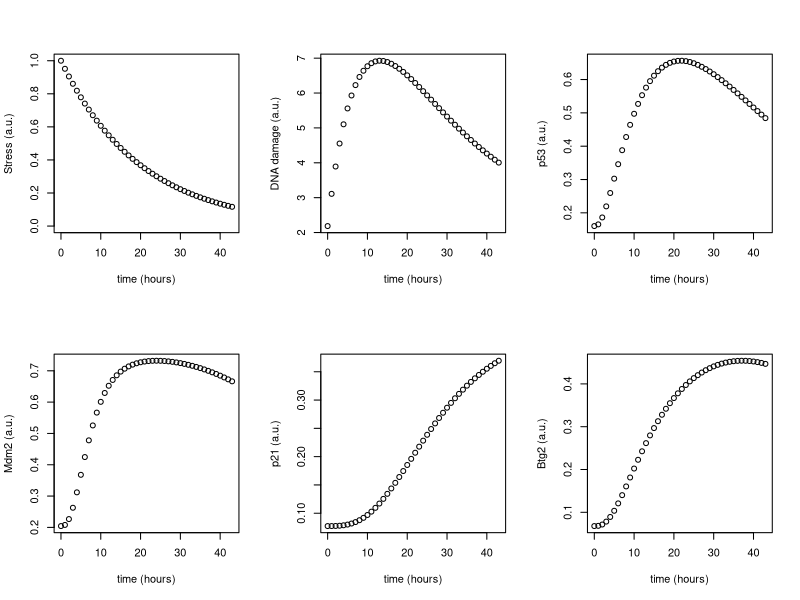

This figure's R source:
## LACDR model for DNA damage response (DDR)
## Created by Muriel Heldring and made available for BOO 2020
## Date: 02/04/2020
##
## This model contains 6 state variables, namely 
## - DNA damage (DD)
## - p53 (P53)
## - phosphorylated p53 (P53P)
## - MDM2 (MDM2)
## - p21 (P21)
## - BTG2 (BTG2)

# First load the deSolve package. If this gives an error, you probably need 
# to install it first with install.packages("deSolve")
library('deSolve')

### SECTION I: Build the model and assign the parameter values ###

# Function that defines the ddr model including the stress input function
ddr <- function(t, inistate, parameters) {
  with(as.list(c(inistate, parameters)), {

    dS = -time_constant1 * S
    dDD  = ks_dd - kd_dd * DD + S
    dP53  = ks_p53 + dephos * P53P - phos * P53 * DD - kd_p53 * P53 - kd_p53_by_mdm2 * MDM2 * P53
    dP53P  = phos * P53 * DD - dephos * P53P - kd_p53p * P53P - kd_p53p_by_mdm2 * MDM2 * P53P
    dMDM2 = ks_mdm2 + (ks_mdm2_by_p53p * P53P**n) / (Km_mdm2**n + P53P**n) - kd_mdm2 * MDM2
    dP21  = ks_p21 + (ks_p21_by_p53p * P53P**n) / (Km_p21**n + P53P**n) - kd_p21 * P21
    dBTG2  = ks_btg2 + (ks_btg2_by_p53p * P53P**n) / (Km_btg2**n + P53P**n) - kd_btg2 * BTG2
    
    list(c(dS, dDD, dP53, dP53P, dMDM2, dP21, dBTG2))
  })
}

# Make a function that defines the parameters and 
# runs the ddr model with those parameters
ddrdose <- function(stress, tspan){
  if(1){
    pars.nostim = c(
      n=4,
      
      kd_dd = 0.108945157293661,
      dephos = 0.000468314849407653,
      kd_p53p = 0.165615829117503,
      kd_p53 = 1.4870247593958,
      kd_p53_by_mdm2 = 0.00441226604226379,
      kd_p53p_by_mdm2 = 0.000596158383212953,
      ks_mdm2 = 0.0458064479399243,
      ks_mdm2_by_p53p = 0.0201354678741032,
      ks_p21 = 0.000253113187517087,
      ks_p21_by_p53p = 99.4038034299917,
      Km_mdm2 = 0.174281399509842,
      Km_p21 = 2.55706150753566,
      Km_btg2 = 0.19316893595186,
      ks_btg2 = 0.12653028855262,
      ks_btg2_by_p53p = 0.2002780765973,
      
      ks_dd = 0.23810892003848794,
      phos = 0.1704687850596265,
      ks_p53 = 0.12726460633028158,
      kd_mdm2 = 0.4129756286953499,
      kd_p21 = 0.0001465624392043179,
      kd_btg2 = 0.08602950866891562,
      
      time_constant1 = 0.05
    )
  }
  inistate = c(
    DD = 2.18558516921194,
    P53 = 0.0684542572776999,
    P53P = 0.153491198428309,
    MDM2 = 0.129232950303743,
    P21 = 10.5322935656957,
    BTG2 = 2.13431252095854
  )
  #
  tspan_pre <-  seq(0, 1000, by = 1)
  ic <-  ode(
    y = c(S = 0, inistate), # stress is equal to 0
    times = tspan_pre,
    func = ddr,
    parms = pars.nostim
  )

  out <-  ode(
    y = c(S = stress, ic[nrow(ic),3:ncol(ic)]), # stress is equal to stresslevel
    times = tspan,
    func = ddr,
    parms = pars.nostim
  )
  return(out)
}

# Set the scaling an offset parameters to rescale the model output
sf_p53 <- 3.28835423065223
sf_mdm2 <- 19.8760689209942
sf_p21 <- 0.448726751792301
sf_btg2 <- 0.309196156820059
offset_p53 <- -0.569545578831001
offset_mdm2 <- -2.36437614248354
offset_p21 <- -4.64881738836483
offset_btg2 <- -0.592105707826557

### SECTION II: Run the ddr model ###

# Select the time span for which you want to run the model
tspan <-  seq(0, 43, by = 1)

# Run the model and save the simulation in variable 'xx'
xx <- ddrdose(stress = 1, tspan)

# Rescale the model simulation
P53scaled <- sf_p53 * (data.frame(xx)$P53 + data.frame(xx)$P53P) + offset_p53
MDM2scaled <- sf_mdm2 * data.frame(xx)$MDM2 + offset_mdm2
P21scaled <- sf_p21 * data.frame(xx)$P21 + offset_p21
BTG2scaled <- sf_btg2 * data.frame(xx)$BTG2 + offset_btg2

### SECTION III: Plot the output ###

par(mfrow=c(2,3))

plot(tspan, data.frame(xx)$S, xlab="time (hours)", ylab="Stress (a.u.)", ylim = c(0,1))
plot(tspan, data.frame(xx)$DD, xlab="time (hours)", ylab="DNA damage (a.u.)")
plot(tspan, P53scaled, xlab="time (hours)", ylab="p53 (a.u.)")
plot(tspan, MDM2scaled, xlab="time (hours)", ylab="Mdm2 (a.u.)")
plot(tspan, P21scaled, xlab="time (hours)", ylab="p21 (a.u.)")
plot(tspan, BTG2scaled, xlab="time (hours)", ylab="Btg2 (a.u.)")
